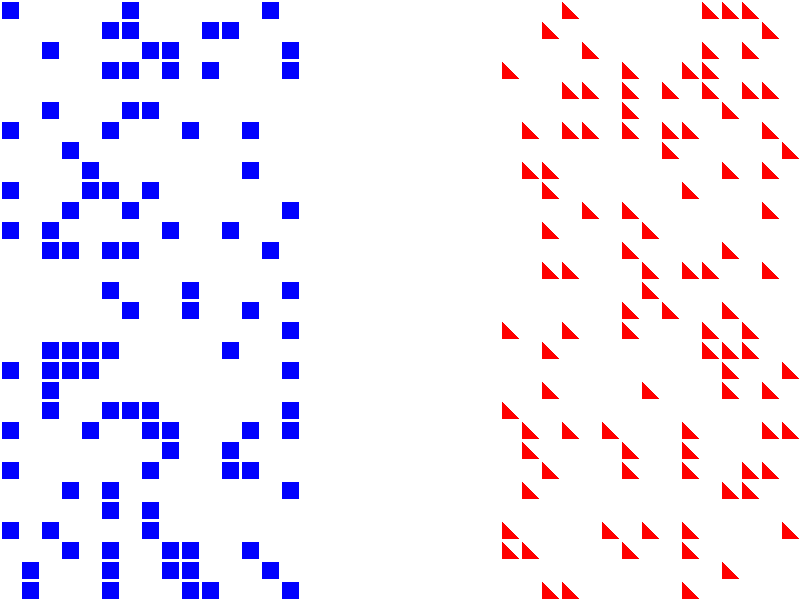
#> input picture lab10_img1_easy.png, 800 x 600 px
$ jupyter execute img_proc_lab10.ipynb
#> lines starting #> are read from the running program, lines starting #| are printed output that depends on the picture; after the words box and inside, x2 and y2 are one past the last pixel; in counts of white or black regions, pixels touching at a corner belong together
### show_img.py
import cv2
from matplotlib import pyplot as plt

def show_img(img: cv2.typing.MatLike | None, title: str = "",
             transformation: int = cv2.COLOR_BGR2RGB, size: int = 10):
    plt.figure(figsize=(size, size))

    if len(img.shape) == 2:
        plt.imshow(img, cmap="gray", vmin=0, vmax=255)
    elif len(img.shape) == 3:
        img_trnsf = cv2.cvtColor(img, transformation)
        plt.imshow(img_trnsf)

    plt.title(title)
    plt.axis("off")
    #plt.tight_layout(pad=0, w_pad=0, h_pad=0)
    #plt.margins(x=0, y=0)
    plt.show()

### img_proc_lab10.ipynb
[cell 1]
import cv2
import numpy as np
from show_img import show_img

red = (0, 0, 255)
green = (0, 255, 0)
blue = (255, 0, 0)
black = (0, 0, 0)

[cell 2]
def kmeans_on_image(img, title):
#> called with title = '1 рисунок'
    img_display = img.copy()
#> img_display is the input picture: shape (600, 800, 3); mean B, G, R 246.9, 231.5, 239.6
    img_grayscale = cv2.cvtColor(img, cv2.COLOR_BGR2GRAY)
    _, img_thres = cv2.threshold(img_grayscale, 240, 255, cv2.THRESH_BINARY_INV)
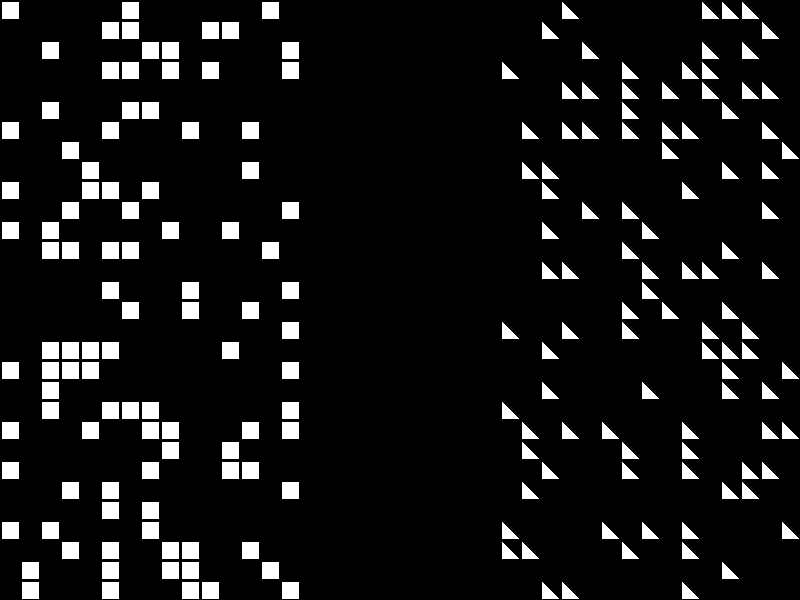
#> img_thres: shape (600, 800); 9.2% white; 200 white regions
    contours, _ = cv2.findContours(img_thres, cv2.RETR_EXTERNAL, cv2.CHAIN_APPROX_SIMPLE)
#> contours = 200 contours; largest, box (x1, y1, x2, y2) and area: (282, 582, 299, 599) 256, (202, 582, 219, 599) 256, (182, 582, 199, 599) 256, (102, 582, 119, 599) 256, (22, 582, 39, 599) 256

    points = []
    for contour in contours:
        M = cv2.moments(contour)
        if M['m00'] != 0:
            cx = int(M['m10'] / M['m00'])
            cy = int(M['m01'] / M['m00'])
            points.append([cx, cy])
#> this loop made 200 passes
#> (contour, cx, cy) on passes 1 to 4: ([[682, 582], [682, 598], [698, 598]], 687, 592), ([[562, 582], [562, 598], [578, 598]], 567, 592), ([[542, 582], [542, 598], [558, 598]], 547, 592), ([[282, 582], [282, 598], [298, 598], [298, 582]], 290, 590)
#> after the loop, points = 200 pairs, first value 10 to 787, second value 10 to 592

    Z = np.float32(points)
#> Z has the same summary as points
    criteria = (cv2.TERM_CRITERIA_EPS + cv2.TERM_CRITERIA_MAX_ITER, 10, 1.0)
    _, labels, centers = cv2.kmeans(Z, 2, None, criteria, 10, cv2.KMEANS_RANDOM_CENTERS)
#> labels = 200 values, max 1 at index 0, min 0 at index 3, mean 0.5; centers = [[145.2, 317.6], [653.2, 289.8]]
    cluster_0 = Z[labels.ravel() == 0]
#> cluster_0 = 100 pairs, first value 10 to 290, second value 10 to 590
    cluster_1 = Z[labels.ravel() == 1]
#> cluster_1 = 100 pairs, first value 507 to 787, second value 12 to 592

    for pt in cluster_0:
        cv2.circle(img_display, (int(pt[0]), int(pt[1])), 15, green, 2)
#> this loop made 100 passes
#> pt on passes 1 to 4: [290, 590], [210, 590], [190, 590], [110, 590]
    for pt in cluster_1:
        cv2.circle(img_display, (int(pt[0]), int(pt[1])), 15, black, 2)
#> this loop made 100 passes
#> pt on passes 1 to 4: [687, 592], [567, 592], [547, 592], [727, 572]
    for c in centers:
        cv2.drawMarker(img_display, (int(c[0]), int(c[1])), (0, 0, 0), cv2.MARKER_CROSS, 20, 3)
#> this loop made 2 passes

    show_img(img_display, title=f"К-средних для {title}", size=8)

kmeans_on_image(cv2.imread("lab10_img1_easy.png"), "1 рисунок")
kmeans_on_image(cv2.imread("lab10_img2_close.png"), "2 рисунок")
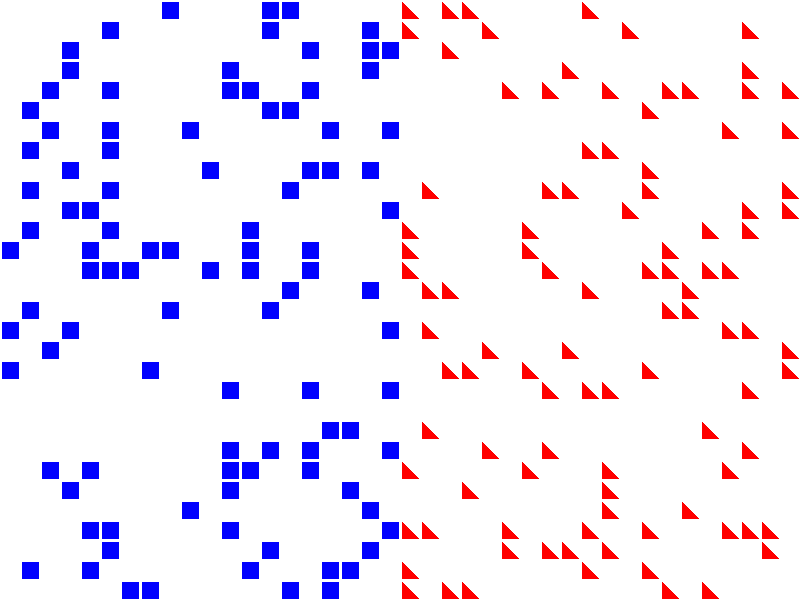
#> input picture lab10_img2_close.png, 800 x 600 px
#> in kmeans_on_image, img_display is the input picture: shape (600, 800, 3); mean B, G, R 246.9, 231.5, 239.6
#> in kmeans_on_image (call 2), `contours, _ = cv2.findContours(img_thres, cv2.RETR_EXTERNAL, cv2.CHAIN..`: contours = 200 contours; largest, box (x1, y1, x2, y2) and area: (322, 582, 339, 599) 256, (282, 582, 299, 599) 256, (142, 582, 159, 599) 256, (122, 582, 139, 599) 256, (342, 562, 359, 579) 256
#> the loop in kmeans_on_image (call 2), `for contour in contours:` made 200 passes
#> (contour, cx, cy) on passes 1 to 4: ([[702, 582], [702, 598], [718, 598]], 707, 592), ([[662, 582], [662, 598], [678, 598]], 667, 592), ([[462, 582], [462, 598], [478, 598]], 467, 592), ([[442, 582], [442, 598], [458, 598]], 447, 592)
#> the loop in kmeans_on_image (call 2), `for pt in cluster_0:` made 93 passes
#> pt on passes 1 to 4: [707, 592], [667, 592], [467, 592], [447, 592]
#> the loop in kmeans_on_image (call 2), `for pt in cluster_1:` made 107 passes
#> pt on passes 1 to 4: [330, 590], [290, 590], [150, 590], [130, 590]
#> the loop in kmeans_on_image (call 2), `for c in centers:` made 2 passes
#> c on passes 1 to 2: [609.2, 336.9], [224.5, 279.3]
kmeans_on_image(cv2.imread("lab10_img3_overlap.png"), "3 рисунок")
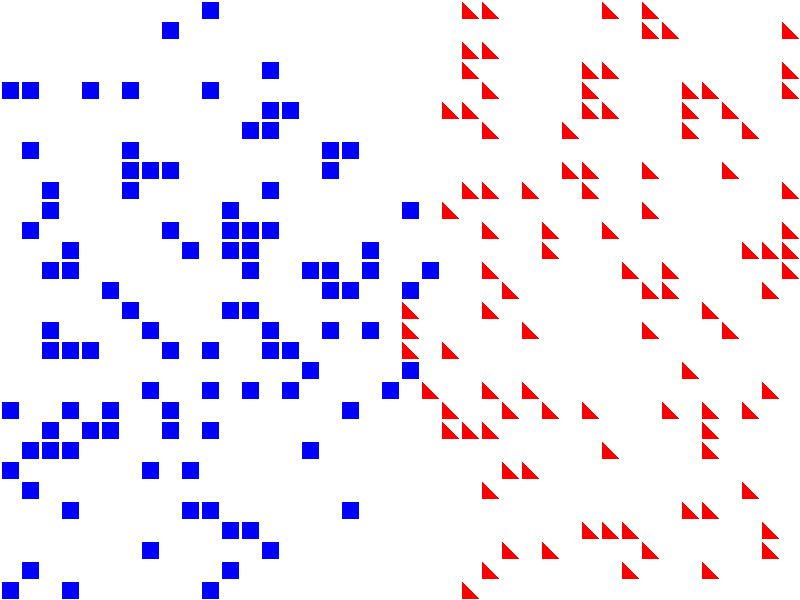
#> input picture lab10_img3_overlap.png, 800 x 600 px
#> call 3 of kmeans_on_image, with title = '3 рисунок'
#> in kmeans_on_image, img_display is the input picture: shape (600, 800, 3); mean B, G, R 246.9, 231.5, 239.6
#> in kmeans_on_image (call 3), `contours, _ = cv2.findContours(img_thres, cv2.RETR_EXTERNAL, cv2.CHAIN..`: contours = 200 contours; largest, box (x1, y1, x2, y2) and area: (202, 582, 219, 599) 256, (62, 582, 79, 599) 256, (2, 582, 19, 599) 256, (222, 562, 239, 579) 256, (22, 562, 39, 579) 256
#> the loop in kmeans_on_image (call 3), `for contour in contours:` made 200 passes
#> (contour, cx, cy) on passes 1 to 4: ([[462, 582], [462, 598], [478, 598]], 467, 592), ([[202, 582], [202, 598], [218, 598], [218, 582]], 210, 590), ([[62, 582], [62, 598], [78, 598], [78, 582]], 70, 590), ([[2, 582], [2, 598], [18, 598], [18, 582]], 10, 590)
#> in kmeans_on_image (call 3), `_, labels, centers = cv2.kmeans(Z, 2, None, criteria, 10, cv2.KMEANS_R..`: labels = 200 values, max 1 at index 0, min 0 at index 1, mean 0.52; centers = [[185, 318.3], [594.6, 284.8]]
#> in kmeans_on_image (call 3), `cluster_0 = Z[labels.ravel() == 0]`: cluster_0 = 96 pairs, first value 10 to 390, second value 10 to 590
#> in kmeans_on_image (call 3), `cluster_1 = Z[labels.ravel() == 1]`: cluster_1 = 104 pairs, first value 407 to 787, second value 12 to 592
#> the loop in kmeans_on_image (call 3), `for pt in cluster_0:` made 96 passes
#> pt on passes 1 to 4: [210, 590], [70, 590], [10, 590], [230, 570]
#> after the loop in kmeans_on_image (call 3), `for pt in cluster_0:`:
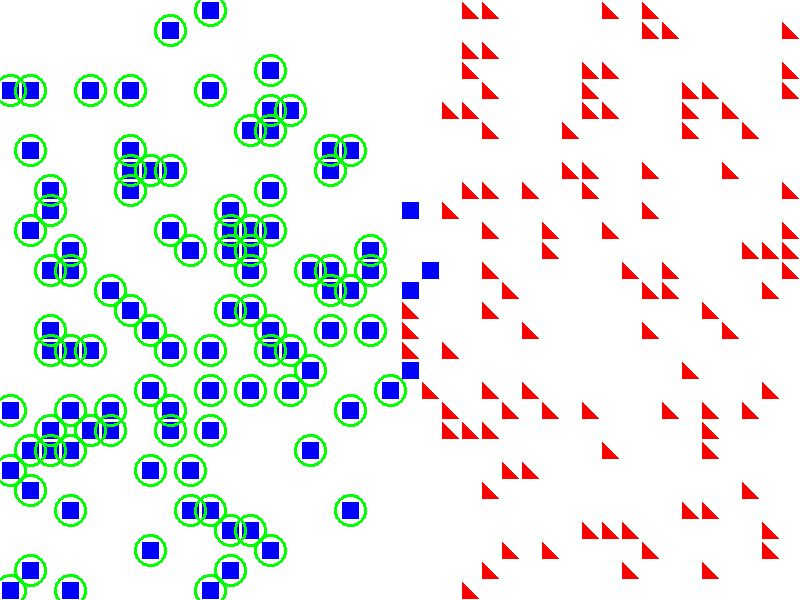
#> img_display: shape (600, 800, 3); 5.11% of pixels changed, all inside (x1, y1, x2, y2) = (0, 0, 407, 600)
#> the loop in kmeans_on_image (call 3), `for pt in cluster_1:` made 104 passes
#> pt on passes 1 to 4: [467, 592], [707, 572], [627, 572], [487, 572]
#> after the loop in kmeans_on_image (call 3), `for pt in cluster_1:`:
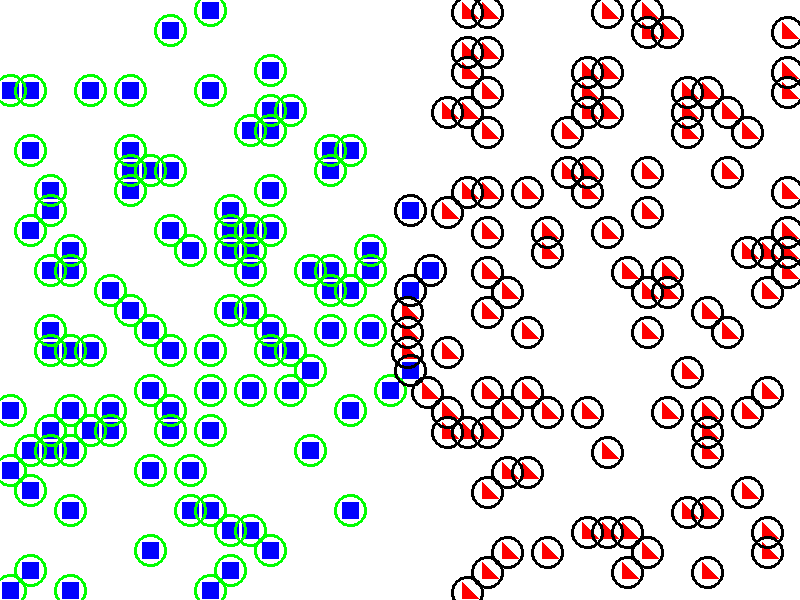
#> img_display: shape (600, 800, 3); 5.57% of pixels changed, all inside (x1, y1, x2, y2) = (391, 0, 800, 600)
#> the loop in kmeans_on_image (call 3), `for c in centers:` made 2 passes

[cell 3]
def get_trained_data(img):
    train_data = []
    class_labels = []

    mask_blue = cv2.inRange(img, np.array([250, 0, 0]), np.array([255, 10, 10]))
    contours_blue, _ = cv2.findContours(mask_blue, cv2.RETR_EXTERNAL, cv2.CHAIN_APPROX_SIMPLE)
#> contours_blue = 100 contours; largest, box (x1, y1, x2, y2) and area: (282, 582, 299, 599) 256, (202, 582, 219, 599) 256, (182, 582, 199, 599) 256, (102, 582, 119, 599) 256, (22, 582, 39, 599) 256

    for contour in contours_blue:
        M = cv2.moments(contour)
        if M['m00'] != 0:
            cx = int(M['m10'] / M['m00'])
            cy = int(M['m01'] / M['m00'])
            train_data.append([cx, cy])
            class_labels.append([0])
#> this loop made 100 passes
#> (contour, cx, cy) on passes 1 to 4: ([[282, 582], [282, 598], [298, 598], [298, 582]], 290, 590), ([[202, 582], [202, 598], [218, 598], [218, 582]], 210, 590), ([[182, 582], [182, 598], [198, 598], [198, 582]], 190, 590), ([[102, 582], [102, 598], [118, 598], [118, 582]], 110, 590)

    mask_red = cv2.inRange(img, np.array([0, 0, 250]), np.array([10, 10, 255]))
    contours_red, _ = cv2.findContours(mask_red, cv2.RETR_EXTERNAL, cv2.CHAIN_APPROX_SIMPLE)

    for contour in contours_red:
        M = cv2.moments(contour)
        if M['m00'] != 0:
            cx = int(M['m10'] / M['m00'])
            cy = int(M['m01'] / M['m00'])
            train_data.append([cx, cy])
            class_labels.append([1])
#> this loop made 100 passes
#> contour on passes 1 to 4: [[682, 582], [682, 598], [698, 598]], [[562, 582], [562, 598], [578, 598]], [[542, 582], [542, 598], [558, 598]], [[722, 562], [722, 578], [738, 578]]

    train_data = np.float32(train_data)
    class_labels = np.float32(class_labels)

    return train_data, class_labels

[cell 4]
def knn_on_image(img, title, test_points):
    img_display = img.copy()

    train_data, class_labels = get_trained_data(img)

    knn = cv2.ml.KNearest_create()
    knn.train(train_data, cv2.ml.ROW_SAMPLE, class_labels)

    print(f"KNN для рисунка {title}")

    for pt in test_points:
        cv2.circle(img_display, pt, 10, green, -1)
        cv2.circle(img_display, pt, 10, black, 2)

        new_point = np.float32([[pt[0], pt[1]]])
        _, results, neighbours, dist = knn.findNearest(new_point, 5)

        predicted_class = int(results[0][0])
        if predicted_class == 0: class_name = "Square"
        else: class_name = "Triangle"

        print(f"Точка {pt}, соседи: {neighbours[0]}, класс: {class_name}, расстояние до соседних: {dist}")

        cv2.putText(img_display, str(pt), (pt[0]-15, pt[1]-15),
                    cv2.FONT_HERSHEY_SIMPLEX, 0.5, black, 2)
        cv2.putText(img_display, class_name, (pt[0]+15, pt[1]+15),
                    cv2.FONT_HERSHEY_SIMPLEX, 0.5, black, 2)
#> this loop made 9 passes
#| Точка (150, 150), соседи: [0. 0. 0. 0. 0.], класс: Square, расстояние до соседних: [[1600. 1600. 2000. 2000. 2000.]]
#| Точка (150, 300), соседи: [0. 0. 0. 0. 0.], класс: Square, расстояние до соседних: [[ 500. 1700. 1700. 1700. 2900.]]
#> (further printed lines are left out)

    show_img(img_display,title=f"KNN для рисунка {title}", size=8)

points_img1 = [(150, 150), (150, 300), (200, 450),
               (650, 150), (600, 300), (650, 450),
               (400, 150), (400, 300), (400, 450)]
knn_on_image(cv2.imread("lab10_img1_easy.png"), "1 рисунок", points_img1)

points_img2 = [(150, 150), (150, 300), (200, 450),
               (650, 150), (600, 300), (650, 450),
               (390, 200), (400, 350), (410, 500)]
knn_on_image(cv2.imread("lab10_img2_close.png"), "2 рисунок", points_img2)
#> the loop in get_trained_data (call 2), `for contour in contours_blue:` made 100 passes
#> contour on passes 1 to 4: [[322, 582], [322, 598], [338, 598], [338, 582]], [[282, 582], [282, 598], [298, 598], [298, 582]], [[142, 582], [142, 598], [158, 598], [158, 582]], [[122, 582], [122, 598], [138, 598], [138, 582]]
#> the loop in get_trained_data (call 2), `for contour in contours_red:` made 100 passes
#> contour on passes 1 to 4: [[702, 582], [702, 598], [718, 598]], [[662, 582], [662, 598], [678, 598]], [[462, 582], [462, 598], [478, 598]], [[442, 582], [442, 598], [458, 598]]
#> the loop in knn_on_image (call 2), `for pt in test_points:` made 9 passes
#| Точка (150, 150), соседи: [0. 0. 0. 0. 0.], класс: Square, расстояние до соседних: [[1600. 2000. 2000. 3200. 4000.]]
#| Точка (150, 300), соседи: [0. 0. 0. 0. 0.], класс: Square, расстояние до соседних: [[ 500. 1300. 2500. 2500. 2900.]]
#> (further printed lines are left out)

points_img3 = [(100, 150), (100, 450), (200, 300),
               (700, 150), (700, 450), (600, 300),
               (390, 250), (400, 300), (410, 350)]
knn_on_image(cv2.imread("lab10_img3_overlap.png"), "3 рисунок", points_img3)
#> call 3 of knn_on_image, with title = '3 рисунок'
#> the loop in knn_on_image (call 3), `for pt in test_points:` made 9 passes
#| Точка (100, 150), соседи: [0. 0. 0. 0. 0.], класс: Square, расстояние до соседних: [[ 900. 1300. 2500. 2900. 3700.]]
#| Точка (100, 450), соседи: [0. 0. 0. 0. 0.], класс: Square, расстояние до соседних: [[ 500.  500.  900. 1700. 2500.]]
#> (further printed lines are left out)
#> after the loop in knn_on_image (call 3), `for pt in test_points:`:
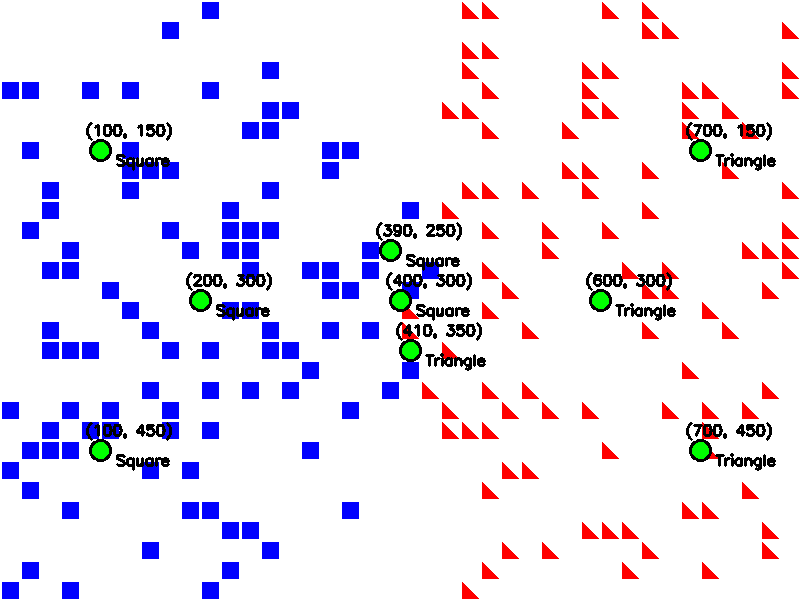
#> img_display: shape (600, 800, 3); 2.72% of pixels changed, all inside (x1, y1, x2, y2) = (86, 122, 776, 471)
